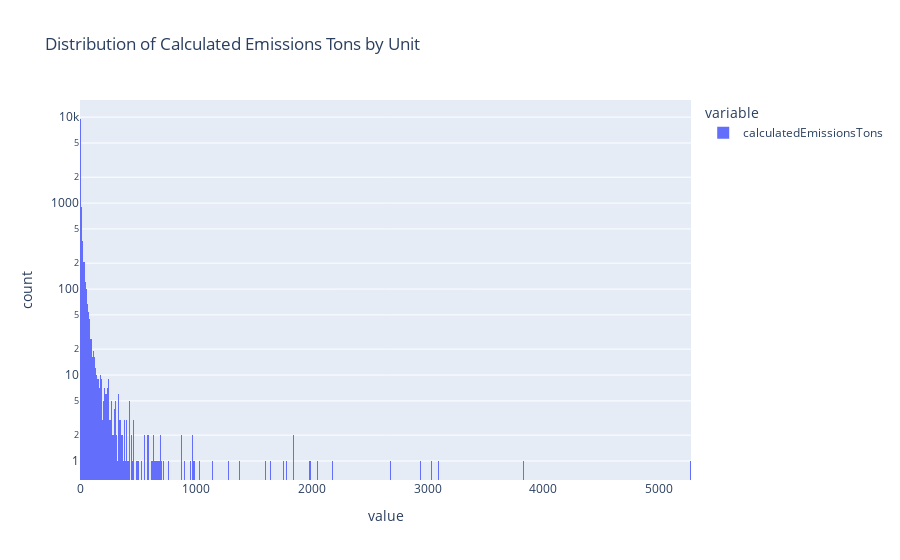

The code cell stored with this chart in its notebook:
### Markdown cell above
## Distributions of Emissions

### Code cell
fig = px.histogram(X.calculatedEmissionsTons, log_y=True,
                title="Distribution of Calculated Emissions Tons by Unit")
                 
# fig.update_yaxes(range=(0,4))
fig.show()

### Figure 1 — Plotly figure (JSON) as saved in the notebook; plotly's stock layout.template omitted (floating-point values rounded to 4 significant figures; data arrays with more than 128 entries replaced by an {"elided": "..."} marker saying what was removed)
{"data": [{"alignmentgroup": "True", "bingroup": "x", "hovertemplate": "variable=calculatedEmissionsTons<br>value=%{x}<br>count=%{y}<extra></extra>", "legendgroup": "calculatedEmissionsTons", "marker": {"color": "#636efa", "pattern": {"shape": ""}}, "name": "calculatedEmissionsTons", "offsetgroup": "calculatedEmissionsTons", "orientation": "v", "showlegend": true, "type": "histogram", "x": {"elided": "11636 float values"}, "xaxis": "x", "yaxis": "y"}], "layout": {"barmode": "relative", "legend": {"title": {"text": "variable"}, "tracegroupgap": 0}, "title": {"text": "Distribution of Calculated Emissions Tons by Unit"}, "xaxis": {"anchor": "y", "domain": [0, 1], "title": {"text": "value"}}, "yaxis": {"anchor": "x", "domain": [0, 1], "title": {"text": "count"}, "type": "log"}}}
